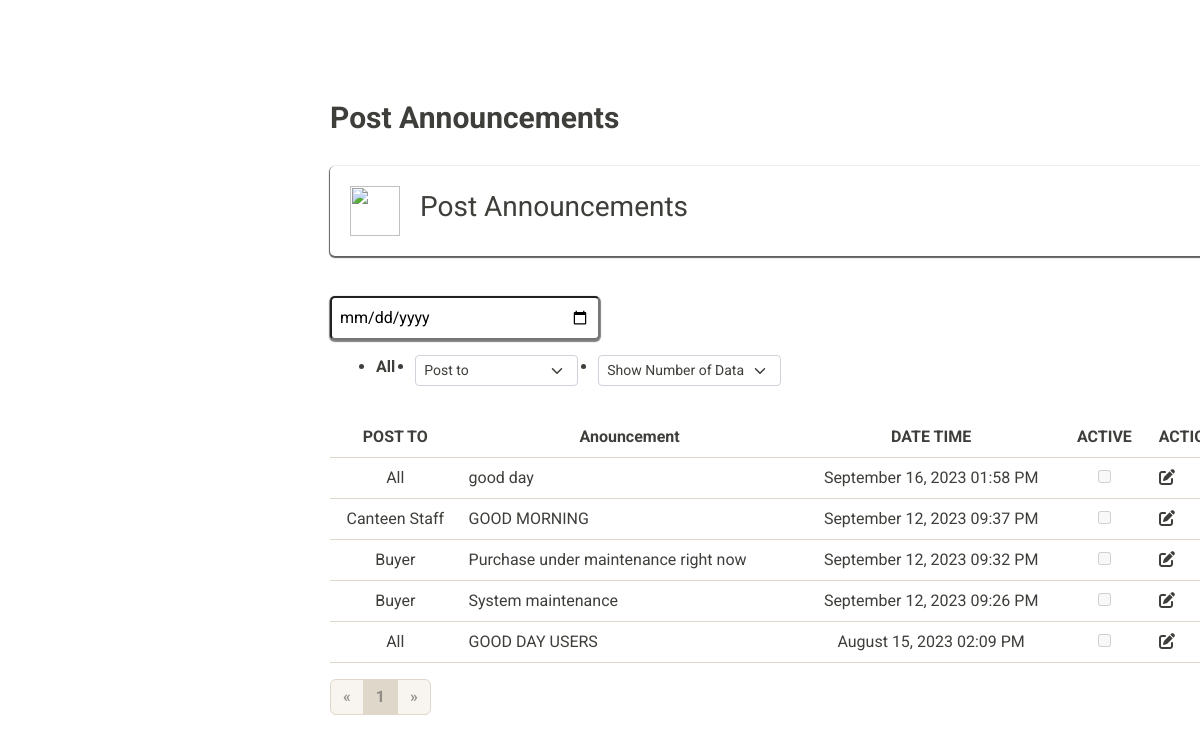
Page /users/admin/adminpostanouncement.php on the committed database.
### tables this page shows
CREATE TABLE `adminannoucement` (
  `announcement_id` int(11) NOT NULL,
  `post` varchar(225) NOT NULL,
  `post_date` datetime NOT NULL,
  `post_type` varchar(225) NOT NULL,
  `posted` varchar(255) NOT NULL
);

### users/admin/adminpostanouncement.php (the view, shortened to what this page needs)
<?php
require('../../controller/Dbconnection.php');
$sql_num = mysqli_query($connect, 'SELECT count(*) AS num_post FROM adminannoucement;') or die(mysqli_error($connect));
$num_row = mysqli_fetch_assoc($sql_num);
try {
    $sql = mysqli_query($connect, 'SELECT posted ,announcement_id, post, MONTHNAME(CAST(post_date AS DATE)) AS month, DAY(CAST(post_date AS DATE)) AS day, YEAR(CAST(post_date AS DATE)) AS year, TIME_FORMAT(CAST(post_date AS TIME), "%h:%i %p") AS time, post_type FROM adminannoucement ORDER BY announcement_id DESC LIMIT 0,5;');
} catch (\Throwable $th) {
    echo $th;
}
$num_data = 5;
$num_page = ceil($num_row['num_post']/ $num_data);
?>
<!DOCTYPE html>
<html lang="en">
<head>
    <link rel="stylesheet" href="https://cdnjs.cloudflare.com/ajax/libs/font-awesome/6.4.0/css/all.min.css" /><link rel="stylesheet" href="https://cdnjs.cloudflare.com/ajax/libs/font-awesome/6.4.0/css/all.min.css" />
    <link rel="stylesheet" href="../../css/interfont.css">
    <link rel="stylesheet" href="../../css/bootstrap.min.css">
    <link rel="stylesheet" href="../../css/adminpostanouncement.css">
</head>
<body>
    <div class="content">
        <h1>Post Announcements</h1>
        <div class="post-btn" data-bs-toggle="modal" data-bs-target="#post" id="btn_post">
            <img src="../../image/post.png">
            <h3>Post Announcements</h3>
        </div>
       <input type="date" class="search-btn" id="search" />
        <div class="container">
            <div class="post-menu" id="post1">
                <ul class="post-nav">
                    <li class="active" id="all" >All</li>
                    <li class="active" id="recent">
                        <div class="dropdown">
                            <select name="post_to_filer" id="post_to_filer" class="form-select form-select-sm">
                                <option disabled selected value="0">Post to<i class="fa fa-caret-down"></i></option>
                            </select>
                        </div>
                    </li>
                    <li>
                        <div class="dropdown">
                            <select name="sortby" id="sortby" class="form-select form-select-sm">
                                <option disabled selected value="0">Show Number of Data <i class="fa fa-caret-down"></i></option>
                            </select>
                        </div>
                    </li>
                </ul>
            </div>
        </div>
        <div id="table-info" class="table-class">
            <table class="table table-hover text-center">
                <thead>
                    <tr>
                        <th scope="col">POST TO</th>
                        <th scope="col">Anouncement</th>
                        <th scope="col">DATE TIME</th>
                        <th scope="col">ACTIVE</th>
                        <th scope="col" colspan="2">ACTION</th>
                    </tr>
                </thead>
                <tbody>
                    <?php while($row = mysqli_fetch_assoc($sql)){ ?>
                    <tr>
                        <td><?=$row['post_type'] ?></td>
                        <td class="text-start"><?=$row['post'] ?></td>
                        <td><?=$row['month']." ".$row['day'].", ".$row['year']." ".$row['time'] ?></td>
                        <td><input type="checkbox" <?php echo ($row['posted']=='active')? 'checked':''; ?> disabled></td>
                        <td class="action_info" onclick="edit('<?=$row['announcement_id'] ?>');" data-toggle="modal" data-target="#edit"><i class="fas fa-edit" style="#282828de"></i></td>
                        <td class="action_info" onclick="delete_post('<?=$row['announcement_id'] ?>');"><i class="fa-solid fa-trash" style="#282828de"></i></td>
                    </tr>
                    <?php } ?>
                </tbody>
            </table>
            <ul class="pagination">
                <li class="page-item" >
                    <a class="page-link" href="javascript:void(0)" <?php if($num_page == 1){ echo "disabled"; }else{ ?> onclick = "prev('<?=$num_page-1 ?>');" <?php } ?>>&laquo;</a>
                </li>
                <?php for($i = 1; $i <=$num_page; $i++){ ?>
                    <li class="page-item <?=($i==1)? "active": "" ?>">
                        <a class="page-link" href="javascript:void(0)" onclick="page('<?=$i ?>');" ><?=$i ?></a>
                    </li>
                <?php } ?>
                <li class="page-item">
                    <a class="page-link" href="javascript:void(0)" <?php if(1==$num_page){ echo "disabled"; }else{ ?> onclick = "next('<?=1+1 ?>');" <?php } ?>>&raquo;</a>
                </li>
            </ul>
        </div>
    </div>
</body>
</html>

### css/adminpostanouncement.css (style rules this page uses)
.content { position: absolute; left: 330px; top: 100px; width: 75%; }
.content h1 { font-size: 30px; font-weight: bold; }
.post-btn { width: 100%; height: 30%; background: white; padding: 20px; border-radius: 5px/5px; box-shadow: 0 1px 1px 1px #616161; display: flex; flex-direction: row; gap: 20px; align-items: center; margin-top: 30px; cursor: pointer; }
.post-btn img { width: 50px; height: 50px; }
.search-btn { width: 30%; height: 10%; background: white; box-shadow: 0 1px 1px 1px #616161ce; margin-top: 40px; border-radius: 5px/5px; padding: 8px; float: left; }
.container { width: 100%; height: 80%; margin-top: 15px; padding: 15px 14px; display: flex; flex-direction: row; }
.container .post-menu { width: 100%; height: 100%; }
.container .post-nav { display: inline-flex; gap: 20px; }
.dropdown { float: left; overflow: hidden; }
.action_info { cursor: pointer; }
.active { font-weight: bold; }

### rows in the picture
adminannoucement: post_type "All", post "good day", month "September", day "16", year "2023", time "01:58 PM"
adminannoucement: post_type "Canteen Staff", post "GOOD MORNING", month "September", day "12", year "2023", time "09:37 PM"
adminannoucement: post_type "Buyer", post "Purchase under maintenance right now", month "September", day "12", year "2023", time "09:32 PM"
adminannoucement: post_type "Buyer", post "System maintenance", month "September", day "12", year "2023", time "09:26 PM"
adminannoucement: post_type "All", post "GOOD DAY USERS", month "August", day "15", year "2023", time "02:09 PM"
